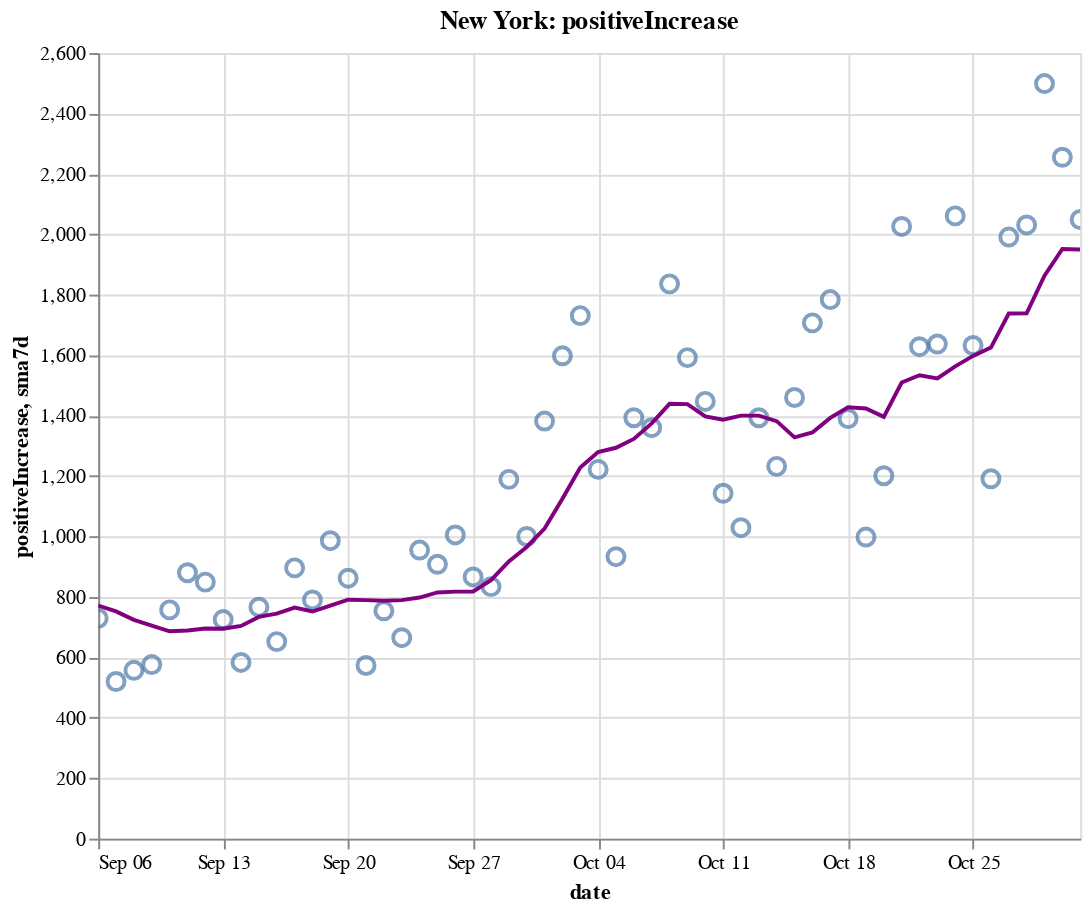

Notebook cell for this chart:
### Code cell
create_plot(ny, 'positiveIncrease')

### Figure 1 — Vega-Lite specification as saved in the notebook (floating-point values rounded to 4 significant figures)
{"config": {"view": {"continuousWidth": 400, "continuousHeight": 300}}, "layer": [{"layer": [{"mark": {"type": "point", "size": 75}, "encoding": {"tooltip": [{"type": "temporal", "field": "date"}, {"type": "quantitative", "field": "positiveIncrease"}, {"type": "quantitative", "field": "sma7d"}], "x": {"type": "temporal", "field": "date"}, "y": {"type": "quantitative", "field": "positiveIncrease"}}, "selection": {"selector008": {"type": "interval", "bind": "scales", "encodings": ["x", "y"]}}}, {"mark": {"type": "line", "color": "purple"}, "encoding": {"x": {"type": "temporal", "field": "date"}, "y": {"type": "quantitative", "field": "sma7d"}}}]}, {"mark": {"type": "rule", "color": "#aaa"}, "encoding": {"x": {"type": "temporal", "field": "date"}}, "transform": [{"filter": {"selection": "selector007"}}]}, {"mark": "circle", "encoding": {"opacity": {"condition": {"value": 1, "selection": "selector007"}, "value": 0}, "tooltip": [{"type": "temporal", "field": "date"}, {"type": "quantitative", "field": "positiveIncrease"}, {"type": "quantitative", "field": "sma7d"}], "x": {"type": "temporal", "field": "date"}, "y": {"type": "quantitative", "field": "positiveIncrease"}}, "selection": {"selector007": {"type": "single", "encodings": ["x"], "on": "mouseover", "nearest": true, "empty": "none"}}}, {"mark": {"type": "text", "align": "left", "dx": 5, "dy": -5, "stroke": "white", "strokeWidth": 2}, "encoding": {"text": {"type": "quantitative", "field": "positiveIncrease"}, "tooltip": [{"type": "temporal", "field": "date"}, {"type": "quantitative", "field": "positiveIncrease"}, {"type": "quantitative", "field": "sma7d"}], "x": {"type": "temporal", "field": "date"}, "y": {"type": "quantitative", "field": "positiveIncrease"}}, "transform": [{"filter": {"selection": "selector007"}}]}, {"mark": {"type": "text", "align": "left", "dx": 5, "dy": -5}, "encoding": {"text": {"type": "quantitative", "field": "positiveIncrease"}, "tooltip": [{"type": "temporal", "field": "date"}, {"type": "quantitative", "field": "positiveIncrease"}, {"type": "quantitative", "field": "sma7d"}], "x": {"type": "temporal", "field": "date"}, "y": {"type": "quantitative", "field": "positiveIncrease"}}, "transform": [{"filter": {"selection": "selector007"}}]}], "data": {"name": "data-a2af8562c6e5abea74929410165216cb"}, "height": 400, "title": "New York: positiveIncrease", "width": 500, "$schema": "https://vega.github.io/schema/vega-lite/v4.8.1.json", "datasets": {"data-a2af8562c6e5abea74929410165216cb": [{"date": "2020-09-06T00:00:00", "totalTestResultsIncrease": 85630.0, "positiveIncrease": 729.0, "death": 25360.0, "deathIncrease": 9.0, "positiveRate": 0.009, "state": "New York", "sma7d": 771.6}, {"date": "2020-09-07T00:00:00", "totalTestResultsIncrease": 58860.0, "positiveIncrease": 520.0, "death": 25360.0, "deathIncrease": 2.0, "positiveRate": 0.009, "state": "New York", "sma7d": 752.1}, {"date": "2020-09-08T00:00:00", "totalTestResultsIncrease": 57830.0, "positiveIncrease": 557.0, "death": 25370.0, "deathIncrease": 6.0, "positiveRate": 0.01, "state": "New York", "sma7d": 724.0}, {"date": "2020-09-09T00:00:00", "totalTestResultsIncrease": 63230.0, "positiveIncrease": 576.0, "death": 25370.0, "deathIncrease": 3.0, "positiveRate": 0.009, "state": "New York", "sma7d": 705.1}, {"date": "2020-09-10T00:00:00", "totalTestResultsIncrease": 76810.0, "positiveIncrease": 757.0, "death": 25380.0, "deathIncrease": 7.0, "positiveRate": 0.01, "state": "New York", "sma7d": 686.3}, {"date": "2020-09-11T00:00:00", "totalTestResultsIncrease": 89720.0, "positiveIncrease": 880.0, "death": 25380.0, "deathIncrease": 5.0, "positiveRate": 0.01, "state": "New York", "sma7d": 688.6}, {"date": "2020-09-12T00:00:00", "totalTestResultsIncrease": 102900.0, "positiveIncrease": 849.0, "death": 25380.0, "deathIncrease": 2.0, "positiveRate": 0.008, "state": "New York", "sma7d": 695.4}, {"date": "2020-09-13T00:00:00", "totalTestResultsIncrease": 72670.0, "positiveIncrease": 725.0, "death": 25390.0, "deathIncrease": 6.0, "positiveRate": 0.01, "state": "New York", "sma7d": 694.9}, {"date": "2020-09-14T00:00:00", "totalTestResultsIncrease": 63360.0, "positiveIncrease": 583.0, "death": 25390.0, "deathIncrease": 4.0, "positiveRate": 0.009, "state": "New York", "sma7d": 703.9}, {"date": "2020-09-15T00:00:00", "totalTestResultsIncrease": 73680.0, "positiveIncrease": 766.0, "death": 25400.0, "deathIncrease": 11.0, "positiveRate": 0.01, "state": "New York", "sma7d": 733.7}, {"date": "2020-09-16T00:00:00", "totalTestResultsIncrease": 75090.0, "positiveIncrease": 652.0, "death": 25410.0, "deathIncrease": 5.0, "positiveRate": 0.009, "state": "New York", "sma7d": 744.6}, {"date": "2020-09-17T00:00:00", "totalTestResultsIncrease": 91500.0, "positiveIncrease": 896.0, "death": 25410.0, "deathIncrease": 3.0, "positiveRate": 0.01, "state": "New York", "sma7d": 764.4}, {"date": "2020-09-18T00:00:00", "totalTestResultsIncrease": 89730.0, "positiveIncrease": 790.0, "death": 25420.0, "deathIncrease": 10.0, "positiveRate": 0.009, "state": "New York", "sma7d": 751.6}, {"date": "2020-09-19T00:00:00", "totalTestResultsIncrease": 110400.0, "positiveIncrease": 986.0, "death": 25420.0, "deathIncrease": 2.0, "positiveRate": 0.009, "state": "New York", "sma7d": 771.1}, {"date": "2020-09-20T00:00:00", "totalTestResultsIncrease": 100400.0, "positiveIncrease": 862.0, "death": 25430.0, "deathIncrease": 2.0, "positiveRate": 0.009, "state": "New York", "sma7d": 790.7}, {"date": "2020-09-21T00:00:00", "totalTestResultsIncrease": 58320.0, "positiveIncrease": 573.0, "death": 25430.0, "deathIncrease": 1.0, "positiveRate": 0.01, "state": "New York", "sma7d": 789.3}, {"date": "2020-09-22T00:00:00", "totalTestResultsIncrease": 84000.0, "positiveIncrease": 754.0, "death": 25430.0, "deathIncrease": 4.0, "positiveRate": 0.009, "state": "New York", "sma7d": 787.6}, {"date": "2020-09-23T00:00:00", "totalTestResultsIncrease": 70930.0, "positiveIncrease": 665.0, "death": 25440.0, "deathIncrease": 5.0, "positiveRate": 0.009, "state": "New York", "sma7d": 789.4}, {"date": "2020-09-24T00:00:00", "totalTestResultsIncrease": 92950.0, "positiveIncrease": 955.0, "death": 25440.0, "deathIncrease": 2.0, "positiveRate": 0.01, "state": "New York", "sma7d": 797.9}, {"date": "2020-09-25T00:00:00", "totalTestResultsIncrease": 94820.0, "positiveIncrease": 908.0, "death": 25450.0, "deathIncrease": 7.0, "positiveRate": 0.01, "state": "New York", "sma7d": 814.7}, {"date": "2020-09-26T00:00:00", "totalTestResultsIncrease": 99950.0, "positiveIncrease": 1005.0, "death": 25450.0, "deathIncrease": 4.0, "positiveRate": 0.01, "state": "New York", "sma7d": 817.4}, {"date": "2020-09-27T00:00:00", "totalTestResultsIncrease": 84770.0, "positiveIncrease": 866.0, "death": 25460.0, "deathIncrease": 6.0, "positiveRate": 0.01, "state": "New York", "sma7d": 818.0}, {"date": "2020-09-28T00:00:00", "totalTestResultsIncrease": 52940.0, "positiveIncrease": 834.0, "death": 25470.0, "deathIncrease": 12.0, "positiveRate": 0.016, "state": "New York", "sma7d": 855.3}, {"date": "2020-09-29T00:00:00", "totalTestResultsIncrease": 88230.0, "positiveIncrease": 1189.0, "death": 25470.0, "deathIncrease": 2.0, "positiveRate": 0.013, "state": "New York", "sma7d": 917.4}, {"date": "2020-09-30T00:00:00", "totalTestResultsIncrease": 97960.0, "positiveIncrease": 1000.0, "death": 25480.0, "deathIncrease": 9.0, "positiveRate": 0.01, "state": "New York", "sma7d": 965.3}, {"date": "2020-10-01T00:00:00", "totalTestResultsIncrease": 109200.0, "positiveIncrease": 1382.0, "death": 25490.0, "deathIncrease": 11.0, "positiveRate": 0.013, "state": "New York", "sma7d": 1026.0}, {"date": "2020-10-02T00:00:00", "totalTestResultsIncrease": 119500.0, "positiveIncrease": 1598.0, "death": 25500.0, "deathIncrease": 7.0, "positiveRate": 0.013, "state": "New York", "sma7d": 1125.0}, {"date": "2020-10-03T00:00:00", "totalTestResultsIncrease": 134300.0, "positiveIncrease": 1731.0, "death": 25500.0, "deathIncrease": 8.0, "positiveRate": 0.013, "state": "New York", "sma7d": 1229.0}, {"date": "2020-10-04T00:00:00", "totalTestResultsIncrease": 110300.0, "positiveIncrease": 1222.0, "death": 25520.0, "deathIncrease": 14.0, "positiveRate": 0.011, "state": "New York", "sma7d": 1279.0}, {"date": "2020-10-05T00:00:00", "totalTestResultsIncrease": 76400.0, "positiveIncrease": 933.0, "death": 25530.0, "deathIncrease": 8.0, "positiveRate": 0.012, "state": "New York", "sma7d": 1294.0}, {"date": "2020-10-06T00:00:00", "totalTestResultsIncrease": 96360.0, "positiveIncrease": 1393.0, "death": 25540.0, "deathIncrease": 9.0, "positiveRate": 0.014, "state": "New York", "sma7d": 1323.0}, {"date": "2020-10-07T00:00:00", "totalTestResultsIncrease": 108200.0, "positiveIncrease": 1360.0, "death": 25540.0, "deathIncrease": 9.0, "positiveRate": 0.013, "state": "New York", "sma7d": 1374.0}, {"date": "2020-10-08T00:00:00", "totalTestResultsIncrease": 145800.0, "positiveIncrease": 1836.0, "death": 25560.0, "deathIncrease": 10.0, "positiveRate": 0.013, "state": "New York", "sma7d": 1439.0}, {"date": "2020-10-09T00:00:00", "totalTestResultsIncrease": 139300.0, "positiveIncrease": 1592.0, "death": 25560.0, "deathIncrease": 6.0, "positiveRate": 0.011, "state": "New York", "sma7d": 1438.0}, {"date": "2020-10-10T00:00:00", "totalTestResultsIncrease": 134600.0, "positiveIncrease": 1447.0, "death": 25570.0, "deathIncrease": 8.0, "positiveRate": 0.011, "state": "New York", "sma7d": 1398.0}, {"date": "2020-10-11T00:00:00", "totalTestResultsIncrease": 118300.0, "positiveIncrease": 1143.0, "death": 25570.0, "deathIncrease": 5.0, "positiveRate": 0.01, "state": "New York", "sma7d": 1386.0}, {"date": "2020-10-12T00:00:00", "totalTestResultsIncrease": 91790.0, "positiveIncrease": 1029.0, "death": 25590.0, "deathIncrease": 13.0, "positiveRate": 0.011, "state": "New York", "sma7d": 1400.0}, {"date": "2020-10-13T00:00:00", "totalTestResultsIncrease": 99070.0, "positiveIncrease": 1393.0, "death": 25600.0, "deathIncrease": 11.0, "positiveRate": 0.014, "state": "New York", "sma7d": 1400.0}, {"date": "2020-10-14T00:00:00", "totalTestResultsIncrease": 111700.0, "positiveIncrease": 1232.0, "death": 25600.0, "deathIncrease": 7.0, "positiveRate": 0.011, "state": "New York", "sma7d": 1382.0}, {"date": "2020-10-15T00:00:00", "totalTestResultsIncrease": 133200.0, "positiveIncrease": 1460.0, "death": 25620.0, "deathIncrease": 13.0, "positiveRate": 0.011, "state": "New York", "sma7d": 1328.0}, {"date": "2020-10-16T00:00:00", "totalTestResultsIncrease": 136000.0, "positiveIncrease": 1707.0, "death": 25630.0, "deathIncrease": 10.0, "positiveRate": 0.013, "state": "New York", "sma7d": 1344.0}, {"date": "2020-10-17T00:00:00", "totalTestResultsIncrease": 160000.0, "positiveIncrease": 1784.0, "death": 25640.0, "deathIncrease": 9.0, "positiveRate": 0.011, "state": "New York", "sma7d": 1393.0}, {"date": "2020-10-18T00:00:00", "totalTestResultsIncrease": 128800.0, "positiveIncrease": 1390.0, "death": 25640.0, "deathIncrease": 7.0, "positiveRate": 0.011, "state": "New York", "sma7d": 1428.0}, {"date": "2020-10-19T00:00:00", "totalTestResultsIncrease": 82010.0, "positiveIncrease": 998.0, "death": 25660.0, "deathIncrease": 15.0, "positiveRate": 0.012, "state": "New York", "sma7d": 1423.0}, {"date": "2020-10-20T00:00:00", "totalTestResultsIncrease": 90540.0, "positiveIncrease": 1201.0, "death": 25670.0, "deathIncrease": 13.0, "positiveRate": 0.013, "state": "New York", "sma7d": 1396.0}, {"date": "2020-10-21T00:00:00", "totalTestResultsIncrease": 124800.0, "positiveIncrease": 2026.0, "death": 25680.0, "deathIncrease": 7.0, "positiveRate": 0.016, "state": "New York", "sma7d": 1509.0}, {"date": "2020-10-22T00:00:00", "totalTestResultsIncrease": 135300.0, "positiveIncrease": 1628.0, "death": 25690.0, "deathIncrease": 15.0, "positiveRate": 0.012, "state": "New York", "sma7d": 1533.0}, {"date": "2020-10-23T00:00:00", "totalTestResultsIncrease": 141500.0, "positiveIncrease": 1637.0, "death": 25700.0, "deathIncrease": 11.0, "positiveRate": 0.012, "state": "New York", "sma7d": 1523.0}, {"date": "2020-10-24T00:00:00", "totalTestResultsIncrease": 156900.0, "positiveIncrease": 2061.0, "death": 25720.0, "deathIncrease": 13.0, "positiveRate": 0.013, "state": "New York", "sma7d": 1563.0}, {"date": "2020-10-25T00:00:00", "totalTestResultsIncrease": 120800.0, "positiveIncrease": 1632.0, "death": 25730.0, "deathIncrease": 12.0, "positiveRate": 0.014, "state": "New York", "sma7d": 1598.0}, {"date": "2020-10-26T00:00:00", "totalTestResultsIncrease": 82120.0, "positiveIncrease": 1191.0, "death": 25740.0, "deathIncrease": 12.0, "positiveRate": 0.015, "state": "New York", "sma7d": 1625.0}, {"date": "2020-10-27T00:00:00", "totalTestResultsIncrease": 111600.0, "positiveIncrease": 1991.0, "death": 25760.0, "deathIncrease": 16.0, "positiveRate": 0.018, "state": "New York", "sma7d": 1738.0}, {"date": "2020-10-28T00:00:00", "totalTestResultsIncrease": 129700.0, "positiveIncrease": 2031.0, "death": 25770.0, "deathIncrease": 15.0, "positiveRate": 0.016, "state": "New York", "sma7d": 1739.0}, {"date": "2020-10-29T00:00:00", "totalTestResultsIncrease": 168400.0, "positiveIncrease": 2499.0, "death": 25790.0, "deathIncrease": 19.0, "positiveRate": 0.015, "state": "New York", "sma7d": 1863.0}, {"date": "2020-10-30T00:00:00", "totalTestResultsIncrease": 146900.0, "positiveIncrease": 2255.0, "death": 25800.0, "deathIncrease": 12.0, "positiveRate": 0.015, "state": "New York", "sma7d": 1951.0}, {"date": "2020-10-31T00:00:00", "totalTestResultsIncrease": 137000.0, "positiveIncrease": 2049.0, "death": 25810.0, "deathIncrease": 3.0, "positiveRate": 0.015, "state": "New York", "sma7d": 1950.0}]}}
